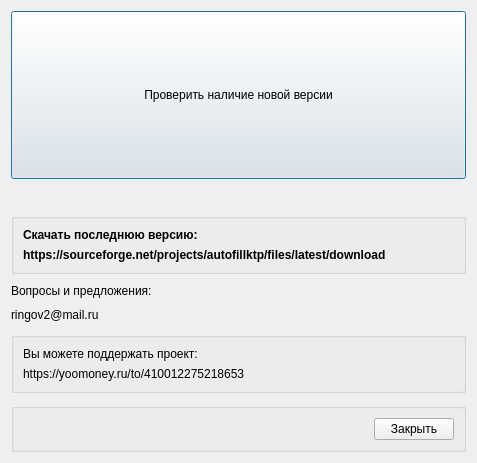
<?xml version="1.0" encoding="UTF-8"?>
<ui version="4.0">
 <class>Dialog</class>
 <widget class="QDialog" name="Dialog">
  <property name="geometry">
   <rect>
    <x>0</x>
    <y>0</y>
    <width>477</width>
    <height>463</height>
   </rect>
  </property>
  <property name="windowTitle">
   <string>Помощь</string>
  </property>
  <property name="modal">
   <bool>true</bool>
  </property>
  <layout class="QVBoxLayout" name="verticalLayout">
   <property name="spacing">
    <number>10</number>
   </property>
   <item>
    <widget class="QPushButton" name="pushButtonChekNewVersion">
     <property name="sizePolicy">
      <sizepolicy hsizetype="Minimum" vsizetype="MinimumExpanding">
       <horstretch>0</horstretch>
       <verstretch>0</verstretch>
      </sizepolicy>
     </property>
     <property name="maximumSize">
      <size>
       <width>16777215</width>
       <height>16777215</height>
      </size>
     </property>
     <property name="text">
      <string>Проверить наличие новой версии</string>
     </property>
    </widget>
   </item>
   <item>
    <widget class="QLabel" name="label_status">
     <property name="font">
      <font>
       <weight>75</weight>
       <bold>true</bold>
      </font>
     </property>
     <property name="text">
      <string/>
     </property>
     <property name="alignment">
      <set>Qt::AlignBottom|Qt::AlignHCenter</set>
     </property>
    </widget>
   </item>
   <item>
    <widget class="QGroupBox" name="groupBoxLink">
     <property name="title">
      <string/>
     </property>
     <layout class="QVBoxLayout" name="verticalLayout_2">
      <item>
       <widget class="QLabel" name="label_link1">
        <property name="font">
         <font>
          <weight>75</weight>
          <bold>true</bold>
         </font>
        </property>
        <property name="text">
         <string>Скачать последнюю версию:</string>
        </property>
        <property name="alignment">
         <set>Qt::AlignBottom|Qt::AlignLeading|Qt::AlignLeft</set>
        </property>
       </widget>
      </item>
      <item>
       <widget class="QLabel" name="label_link2">
        <property name="sizePolicy">
         <sizepolicy hsizetype="Preferred" vsizetype="Fixed">
          <horstretch>0</horstretch>
          <verstretch>0</verstretch>
         </sizepolicy>
        </property>
        <property name="font">
         <font>
          <weight>75</weight>
          <bold>true</bold>
         </font>
        </property>
        <property name="text">
         <string>https://sourceforge.net/projects/autofillktp/files/latest/download</string>
        </property>
        <property name="textFormat">
         <enum>Qt::MarkdownText</enum>
        </property>
        <property name="alignment">
         <set>Qt::AlignLeading|Qt::AlignLeft|Qt::AlignTop</set>
        </property>
        <property name="wordWrap">
         <bool>true</bool>
        </property>
        <property name="openExternalLinks">
         <bool>true</bool>
        </property>
        <property name="textInteractionFlags">
         <set>Qt::LinksAccessibleByMouse|Qt::TextSelectableByMouse</set>
        </property>
       </widget>
      </item>
     </layout>
    </widget>
   </item>
   <item>
    <widget class="QLabel" name="label_3">
     <property name="sizePolicy">
      <sizepolicy hsizetype="Preferred" vsizetype="Preferred">
       <horstretch>0</horstretch>
       <verstretch>0</verstretch>
      </sizepolicy>
     </property>
     <property name="text">
      <string>Вопросы и предложения:</string>
     </property>
     <property name="textFormat">
      <enum>Qt::PlainText</enum>
     </property>
     <property name="alignment">
      <set>Qt::AlignBottom|Qt::AlignLeading|Qt::AlignLeft</set>
     </property>
     <property name="openExternalLinks">
      <bool>true</bool>
     </property>
     <property name="textInteractionFlags">
      <set>Qt::NoTextInteraction</set>
     </property>
    </widget>
   </item>
   <item>
    <widget class="QLabel" name="label_4">
     <property name="text">
      <string>ringov2@mail.ru</string>
     </property>
     <property name="textFormat">
      <enum>Qt::MarkdownText</enum>
     </property>
     <property name="alignment">
      <set>Qt::AlignLeading|Qt::AlignLeft|Qt::AlignTop</set>
     </property>
     <property name="openExternalLinks">
      <bool>true</bool>
     </property>
     <property name="textInteractionFlags">
      <set>Qt::LinksAccessibleByMouse|Qt::TextSelectableByMouse</set>
     </property>
    </widget>
   </item>
   <item>
    <widget class="QGroupBox" name="groupBox">
     <property name="title">
      <string/>
     </property>
     <property name="flat">
      <bool>false</bool>
     </property>
     <layout class="QVBoxLayout" name="verticalLayout_3">
      <item>
       <widget class="QLabel" name="label_1">
        <property name="text">
         <string>Вы можете поддержать проект:</string>
        </property>
       </widget>
      </item>
      <item>
       <widget class="QLabel" name="label_2">
        <property name="text">
         <string>https://yoomoney.ru/to/410012275218653</string>
        </property>
        <property name="textFormat">
         <enum>Qt::MarkdownText</enum>
        </property>
        <property name="openExternalLinks">
         <bool>true</bool>
        </property>
        <property name="textInteractionFlags">
         <set>Qt::LinksAccessibleByMouse|Qt::TextSelectableByMouse</set>
        </property>
       </widget>
      </item>
     </layout>
    </widget>
   </item>
   <item>
    <widget class="QGroupBox" name="groupBox_2">
     <property name="title">
      <string/>
     </property>
     <property name="flat">
      <bool>true</bool>
     </property>
     <layout class="QHBoxLayout" name="horizontalLayout">
      <item>
       <spacer name="horizontalSpacer">
        <property name="orientation">
         <enum>Qt::Horizontal</enum>
        </property>
        <property name="sizeHint" stdset="0">
         <size>
          <width>40</width>
          <height>20</height>
         </size>
        </property>
       </spacer>
      </item>
      <item>
       <widget class="QPushButton" name="pushButton">
        <property name="text">
         <string>Закрыть</string>
        </property>
       </widget>
      </item>
     </layout>
    </widget>
   </item>
  </layout>
 </widget>
 <resources/>
 <connections>
  <connection>
   <sender>pushButton</sender>
   <signal>clicked()</signal>
   <receiver>Dialog</receiver>
   <slot>accept()</slot>
   <hints>
    <hint type="sourcelabel">
     <x>419</x>
     <y>383</y>
    </hint>
    <hint type="destinationlabel">
     <x>238</x>
     <y>231</y>
    </hint>
   </hints>
  </connection>
 </connections>
</ui>
